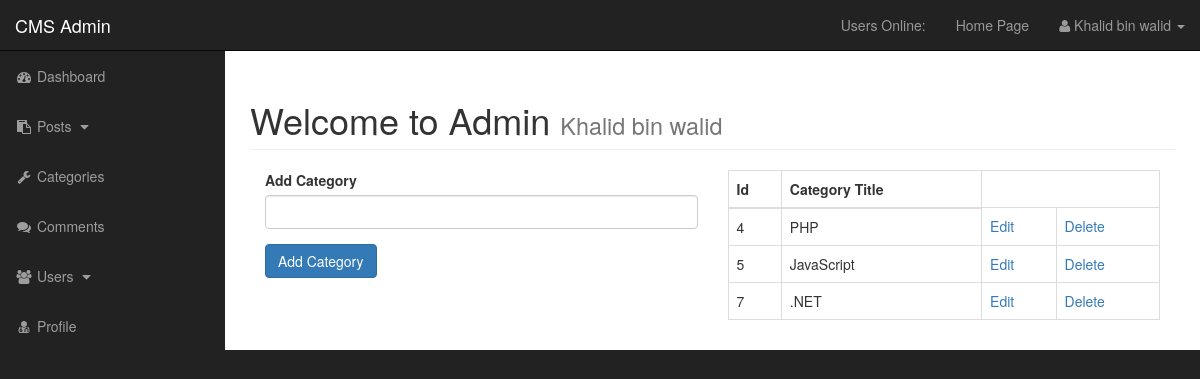
The app's page /admin/categories.php (signed in), older data.
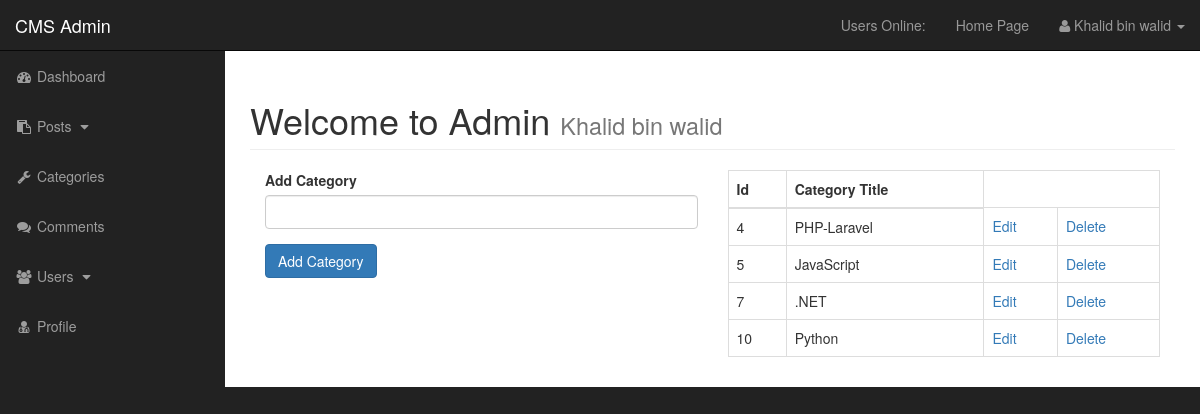
The same page, newer data.
### tables this page shows
CREATE TABLE `categories` (
  `cat_id` int(5) NOT NULL,
  `cat_title` varchar(255) NOT NULL
);

### admin/function.php (the view, shortened to what this page needs)
<?php
function showAllCategories(){
	global $connection;
	$query = "SELECT * FROM categories";
    $query_result = mysqli_query($connection, $query);
    while($row = mysqli_fetch_assoc($query_result)){
        $cat_id = $row["cat_id"];
        $cat_title = $row["cat_title"];
        echo "<tr>";
            echo "<td> {$cat_id} </td>";
            echo "<td> {$cat_title} </td>";
            echo "<td> <a href='categories.php?edit={$cat_id}'> Edit </a> </td>";
            echo "<td><a rel='$cat_id' href='javascript:void(0)' class='delete_link'> Delete </a></td>";
        echo "</tr>";
    };
}
?>

Row changes from the older to the newer data that the page shows:
changed categories id 4: cat_title "PHP" → "PHP-Laravel"
added categories: cat_id "10", cat_title "Python"
